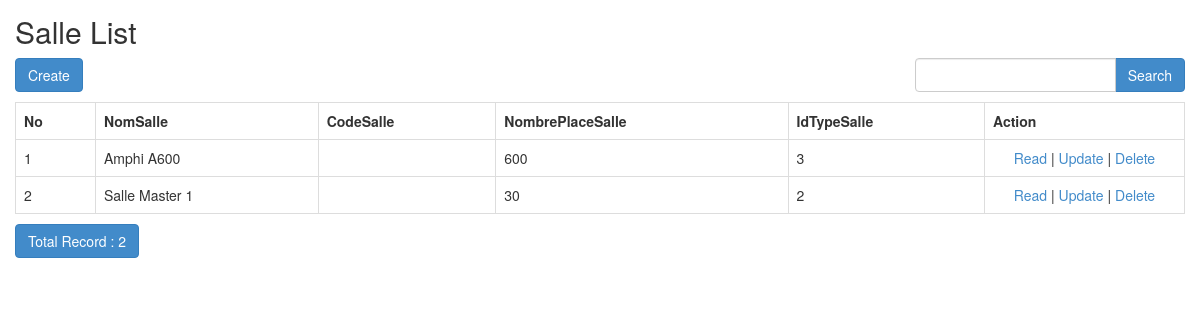
The page /admin/index.php/salle on the database its author committed.
### tables this page shows
CREATE TABLE `Salle` (
  `idSalle` int(11) NOT NULL,
  `nomSalle` varchar(254) DEFAULT NULL,
  `codeSalle` varchar(254) DEFAULT NULL,
  `nombrePlaceSalle` int(11) DEFAULT NULL,
  `idTypeSalle` int(11) NOT NULL,
  `descriptionSalle` varchar(254) DEFAULT NULL
);

### admin/application/controllers/Salle.php (called while the page is built, shortened)
<?php
class Salle extends CI_Controller
{
    function __construct()
    {
        $this->load->model('Salle_model');
        $this->load->library('form_validation');
    }
    public function index()
    {
        $q = urldecode($this->input->get('q', TRUE));
        $start = intval($this->input->get('start'));
        if ($q <> '') {
            $config['base_url'] = base_url() . 'salle/index.html?q=' . urlencode($q);
            $config['first_url'] = base_url() . 'salle/index.html?q=' . urlencode($q);
        } else {
            $config['base_url'] = base_url() . 'salle/index.html';
            $config['first_url'] = base_url() . 'salle/index.html';
        }
        $config['per_page'] = 10;
        $config['page_query_string'] = TRUE;
        $config['total_rows'] = $this->Salle_model->total_rows($q);
        $salle = $this->Salle_model->get_limit_data($config['per_page'], $start, $q);
        $this->load->library('pagination');
        $this->pagination->initialize($config);
        $data = array(
            'salle_data' => $salle,
            'q' => $q,
            'pagination' => $this->pagination->create_links(),
            'total_rows' => $config['total_rows'],
            'start' => $start,
        );
        $this->load->view('salle/Salle_list', $data);
    }
}

### admin/index.php (called while the page is built, shortened)
<?php
require_once BASEPATH.'core/CodeIgniter.php';

### admin/application/config/config.php (called while the page is built, shortened)
<?php
$config['base_url'] = "http://".$_SERVER["HTTP_HOST"].dirname($_SERVER["SCRIPT_NAME"]);
$config['index_page'] = 'index.php';
$config['uri_protocol']	= 'REQUEST_URI';
$config['url_suffix'] = '.shema';
$config['language']	= 'english';
$config['charset'] = 'UTF-8';
$config['enable_hooks'] = FALSE;
$config['subclass_prefix'] = 'MY_';
$config['composer_autoload'] = FALSE;
$config['permitted_uri_chars'] = 'a-z 0-9~%.:_\-';
$config['enable_query_strings'] = FALSE;
$config['controller_trigger'] = 'c';
$config['function_trigger'] = 'm';
$config['directory_trigger'] = 'd';
$config['allow_get_array'] = TRUE;
$config['log_threshold'] = 0;
$config['log_path'] = '';
$config['log_file_extension'] = '';
$config['log_file_permissions'] = 0644;
$config['log_date_format'] = 'Y-m-d H:i:s';
$config['error_views_path'] = '';
$config['cache_path'] = '';
$config['cache_query_string'] = FALSE;
$config['encryption_key'] = '';
$config['sess_driver'] = 'files';
$config['sess_cookie_name'] = 'ci_session';
$config['sess_expiration'] = 7200;
$config['sess_save_path'] = NULL;
$config['sess_match_ip'] = FALSE;
$config['sess_time_to_update'] = 300;
$config['sess_regenerate_destroy'] = FALSE;
$config['cookie_prefix']	= '';
$config['cookie_domain']	= '';
$config['cookie_path']		= '/';
$config['cookie_secure']	= FALSE;
$config['cookie_httponly'] 	= FALSE;
$config['standardize_newlines'] = FALSE;
$config['global_xss_filtering'] = FALSE;
$config['csrf_protection'] = FALSE;
$config['csrf_token_name'] = 'csrf_test_name';
$config['csrf_cookie_name'] = 'csrf_cookie_name';
$config['csrf_expire'] = 7200;
$config['csrf_regenerate'] = TRUE;
$config['csrf_exclude_uris'] = array();
$config['compress_output'] = FALSE;
$config['time_reference'] = 'local';
$config['rewrite_short_tags'] = FALSE;
$config['proxy_ips'] = '';

### admin/application/models/Salle_model.php (called while the page is built, shortened)
<?php
class Salle_model extends CI_Model
{
    public $table = 'Salle';
    public $id = 'idSalle';
    public $order = 'DESC';
    function total_rows($q = NULL) {
        $this->db->like('idSalle', $q);
	$this->db->or_like('nomSalle', $q);
	$this->db->or_like('codeSalle', $q);
	$this->db->or_like('nombrePlaceSalle', $q);
	$this->db->or_like('idTypeSalle', $q);
	$this->db->from($this->table);
        return $this->db->count_all_results();
    }
    function get_limit_data($limit, $start = 0, $q = NULL) {
        $this->db->order_by($this->id, $this->order);
        $this->db->like('idSalle', $q);
	$this->db->or_like('nomSalle', $q);
	$this->db->or_like('codeSalle', $q);
	$this->db->or_like('nombrePlaceSalle', $q);
	$this->db->or_like('idTypeSalle', $q);
	$this->db->limit($limit, $start);
        return $this->db->get($this->table)->result();
    }
}

### admin/application/views/salle/Salle_list.php (the view, shortened to what this page needs)
<!doctype html>
<html>
    <head>
        <link rel="stylesheet" href="<?php echo base_url('assets/bootstrap/css/bootstrap.min.css') ?>"/>
    </head>
    <body>
        <h2 style="margin-top:0px">Salle List</h2>
        <div class="row" style="margin-bottom: 10px">
            <div class="col-md-4">
                <?php echo anchor(site_url('salle/create'),'Create', 'class="btn btn-primary"'); ?>
            </div>
            <div class="col-md-4 text-center">
            </div>
            <div class="col-md-1 text-right">
            </div>
            <div class="col-md-3 text-right">
                <form action="<?php echo site_url('salle/index'); ?>" class="form-inline" method="get">
                    <div class="input-group">
                        <input type="text" class="form-control" name="q" value="<?php echo $q; ?>">
                        <span class="input-group-btn">
                          <button class="btn btn-primary" type="submit">Search</button>
                        </span>
                    </div>
                </form>
            </div>
        </div>
        <table class="table table-bordered" style="margin-bottom: 10px">
            <tr>
                <th>No</th>
		<th>NomSalle</th>
		<th>CodeSalle</th>
		<th>NombrePlaceSalle</th>
		<th>IdTypeSalle</th>
		<th>Action</th>
            </tr><?php
            foreach ($salle_data as $salle)
            {
                ?>
                <tr>
			<td width="80px"><?php echo ++$start ?></td>
			<td><?php echo $salle->nomSalle ?></td>
			<td><?php echo $salle->codeSalle ?></td>
			<td><?php echo $salle->nombrePlaceSalle ?></td>
			<td><?php echo $salle->idTypeSalle ?></td>
			<td style="text-align:center" width="200px">
				<?php
				echo anchor(site_url('salle/read/'.$salle->idSalle),'Read');
				echo ' | ';
				echo anchor(site_url('salle/update/'.$salle->idSalle),'Update');
				echo ' | ';
				echo anchor(site_url('salle/delete/'.$salle->idSalle),'Delete','onclick="javasciprt: return confirm(\'Are You Sure ?\')"');
				?>
			</td>
		</tr>
                <?php
            }
            ?>
        </table>
        <div class="row">
            <div class="col-md-6">
                <a href="#" class="btn btn-primary">Total Record : <?php echo $total_rows ?></a>
	    </div>
            <div class="col-md-6 text-right">
            </div>
        </div>
    </body>
</html>

### admin/application/views/salle/Salle_list.php (style rules this page uses)
body { padding: 15px; }

### rows shown on the page
salle: nomSalle "Amphi A600", nombrePlaceSalle "600", idTypeSalle "3", idSalle "Read", idSalle "Update", idSalle "Delete"
salle: nomSalle "Salle Master 1", nombrePlaceSalle "30", idTypeSalle "2", idSalle "Read", idSalle "Update", idSalle "Delete"

### other values the page prints
anchor(site_url('salle/create'),'Create', 'class="btn btn-primary"') "Create"
$total_rows "2"
